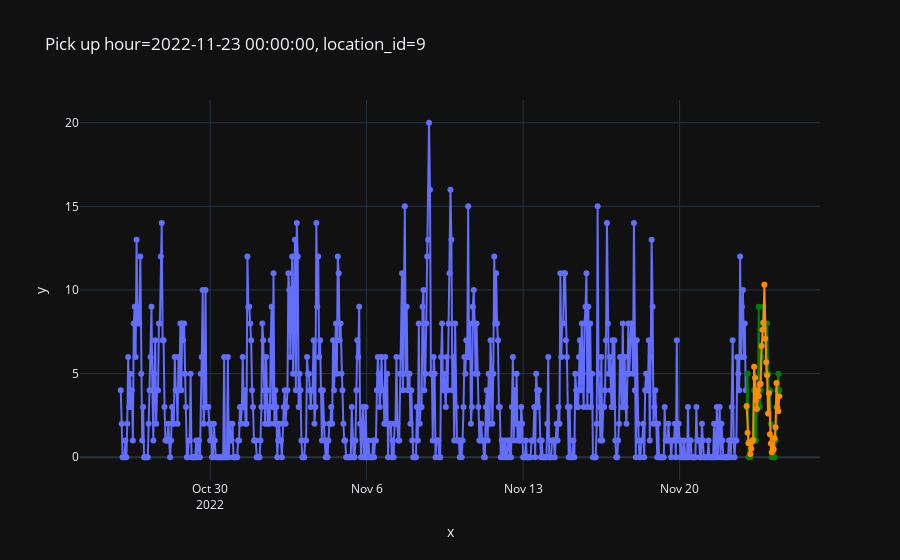

The notebook cell saved with this chart:
### Code cell
from src.plot import plot_one_sample

plot_one_sample(
    features=X_test,
    targets=y_test,
    example_id=175,
    predictions=pd.DataFrame(predictions)
)

### Figure 1 — Plotly figure (JSON) as saved in the notebook; plotly's stock layout.template omitted (floating-point values rounded to 4 significant figures; data arrays with more than 128 entries replaced by an {"elided": "..."} marker saying what was removed)
{"data": [{"hovertemplate": "x=%{x}<br>y=%{y}<extra></extra>", "legendgroup": "", "line": {"color": "#636efa", "dash": "solid"}, "marker": {"symbol": "circle"}, "mode": "markers+lines", "name": "", "orientation": "v", "showlegend": false, "type": "scatter", "x": {"elided": "672 str values"}, "xaxis": "x", "y": {"elided": "672 int values"}, "yaxis": "y"}, {"hovertemplate": "x=%{x}<br>y=%{y}<extra></extra>", "legendgroup": "", "line": {"color": "green", "dash": "solid"}, "marker": {"symbol": "circle"}, "mode": "markers+lines", "name": "", "orientation": "v", "showlegend": false, "type": "scatter", "x": ["2022-11-23T00:00:00", "2022-11-23T01:00:00", "2022-11-23T02:00:00", "2022-11-23T03:00:00", "2022-11-23T04:00:00", "2022-11-23T05:00:00", "2022-11-23T06:00:00", "2022-11-23T07:00:00", "2022-11-23T08:00:00", "2022-11-23T09:00:00", "2022-11-23T10:00:00", "2022-11-23T11:00:00", "2022-11-23T12:00:00", "2022-11-23T13:00:00", "2022-11-23T14:00:00", "2022-11-23T15:00:00", "2022-11-23T16:00:00", "2022-11-23T17:00:00", "2022-11-23T18:00:00", "2022-11-23T19:00:00", "2022-11-23T20:00:00", "2022-11-23T21:00:00", "2022-11-23T22:00:00", "2022-11-23T23:00:00", "2022-11-24T00:00:00", "2022-11-24T01:00:00", "2022-11-24T02:00:00", "2022-11-24T03:00:00", "2022-11-24T04:00:00", "2022-11-24T05:00:00", "2022-11-24T06:00:00", "2022-11-24T07:00:00", "2022-11-24T08:00:00", "2022-11-24T09:00:00", "2022-11-24T10:00:00", "2022-11-24T11:00:00"], "xaxis": "x", "y": [3, 5, 0, 1, 0, 1, 1, 1, 4, 1, 1, 3, 3, 9, 3, 4, 6, 8, 9, 8, 8, 5, 8, 5, 4, 4, 2, 0, 0, 0, 0, 1, 3, 4, 5, 4], "yaxis": "y"}, {"hovertemplate": "x=%{x}<br>y=%{y}<extra></extra>", "legendgroup": "", "line": {"color": "darkorange", "dash": "solid"}, "marker": {"symbol": "circle"}, "mode": "markers+lines", "name": "", "orientation": "v", "showlegend": false, "type": "scatter", "x": ["2022-11-23T00:00:00", "2022-11-23T01:00:00", "2022-11-23T02:00:00", "2022-11-23T03:00:00", "2022-11-23T04:00:00", "2022-11-23T05:00:00", "2022-11-23T06:00:00", "2022-11-23T07:00:00", "2022-11-23T08:00:00", "2022-11-23T09:00:00", "2022-11-23T10:00:00", "2022-11-23T11:00:00", "2022-11-23T12:00:00", "2022-11-23T13:00:00", "2022-11-23T14:00:00", "2022-11-23T15:00:00", "2022-11-23T16:00:00", "2022-11-23T17:00:00", "2022-11-23T18:00:00", "2022-11-23T19:00:00", "2022-11-23T20:00:00", "2022-11-23T21:00:00", "2022-11-23T22:00:00", "2022-11-23T23:00:00", "2022-11-24T00:00:00", "2022-11-24T01:00:00", "2022-11-24T02:00:00", "2022-11-24T03:00:00", "2022-11-24T04:00:00", "2022-11-24T05:00:00", "2022-11-24T06:00:00", "2022-11-24T07:00:00", "2022-11-24T08:00:00", "2022-11-24T09:00:00", "2022-11-24T10:00:00", "2022-11-24T11:00:00"], "xaxis": "x", "y": [3.06, 1.464, 0.8387, 0.916, 0.2015, 0.5174, 0.9459, 1.028, 5.417, 4.748, 3.406, 2.884, 4.006, 3.661, 4.356, 4.397, 6.649, 7.622, 8.064, 10.32, 7.083, 5.68, 4.896, 2.612, 3.832, 1.373, 0.8269, 0.3018, 0.5308, 0.4701, 1.135, 1.79, 4.434, 2.977, 2.746, 3.653], "yaxis": "y"}], "layout": {"legend": {"tracegroupgap": 0}, "title": {"text": "Pick up hour=2022-11-23 00:00:00, location_id=9"}, "xaxis": {"anchor": "y", "domain": [0, 1], "title": {"text": "x"}}, "yaxis": {"anchor": "x", "domain": [0, 1], "title": {"text": "y"}}}}
